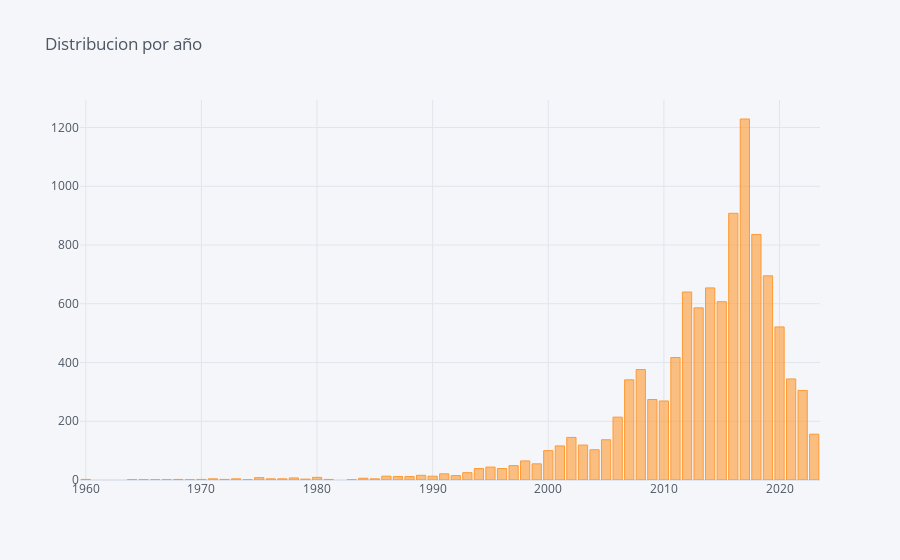

The cell this chart's notebook holds for it:
### Markdown cell above
### Visualizacion de Datos

### Code cell
dft=df.groupby(['year']).marca.count()
dft.iplot(kind='bar',title='Distribucion por año')

### Figure 1 — Plotly figure (JSON) as saved in the notebook; plotly's stock layout.template omitted (floating-point values rounded to 4 significant figures)
{"data": [{"marker": {"color": "rgba(255, 153, 51, 0.6)", "line": {"color": "rgba(255, 153, 51, 1.0)", "width": 1}}, "name": "marca", "orientation": "v", "text": "", "type": "bar", "x": [1960, 1964, 1965, 1966, 1967, 1968, 1969, 1970, 1971, 1972, 1973, 1974, 1975, 1976, 1977, 1978, 1979, 1980, 1981, 1983, 1984, 1985, 1986, 1987, 1988, 1989, 1990, 1991, 1992, 1993, 1994, 1995, 1996, 1997, 1998, 1999, 2000, 2001, 2002, 2003, 2004, 2005, 2006, 2007, 2008, 2009, 2010, 2011, 2012, 2013, 2014, 2015, 2016, 2017, 2018, 2019, 2020, 2021, 2022, 2023], "y": [2, 1, 1, 1, 1, 2, 1, 2, 4, 2, 4, 1, 8, 4, 4, 7, 3, 9, 2, 1, 6, 4, 13, 12, 12, 16, 13, 21, 15, 25, 39, 44, 39, 49, 65, 55, 100, 116, 145, 119, 103, 137, 214, 341, 376, 274, 269, 417, 640, 586, 654, 607, 908, 1229, 836, 695, 521, 344, 305, 156]}], "layout": {"autosize": true, "legend": {"bgcolor": "#F5F6F9", "font": {"color": "#4D5663"}}, "paper_bgcolor": "#F5F6F9", "plot_bgcolor": "#F5F6F9", "title": {"font": {"color": "#4D5663"}, "text": "Distribucion por año"}, "xaxis": {"autorange": true, "gridcolor": "#E1E5ED", "range": [1960.0, 2024.0], "showgrid": true, "tickfont": {"color": "#4D5663"}, "title": {"font": {"color": "#4D5663"}, "text": ""}, "type": "linear", "zerolinecolor": "#E1E5ED"}, "yaxis": {"autorange": true, "gridcolor": "#E1E5ED", "range": [0, 1294.0], "showgrid": true, "tickfont": {"color": "#4D5663"}, "title": {"font": {"color": "#4D5663"}, "text": ""}, "type": "linear", "zerolinecolor": "#E1E5ED"}}}
